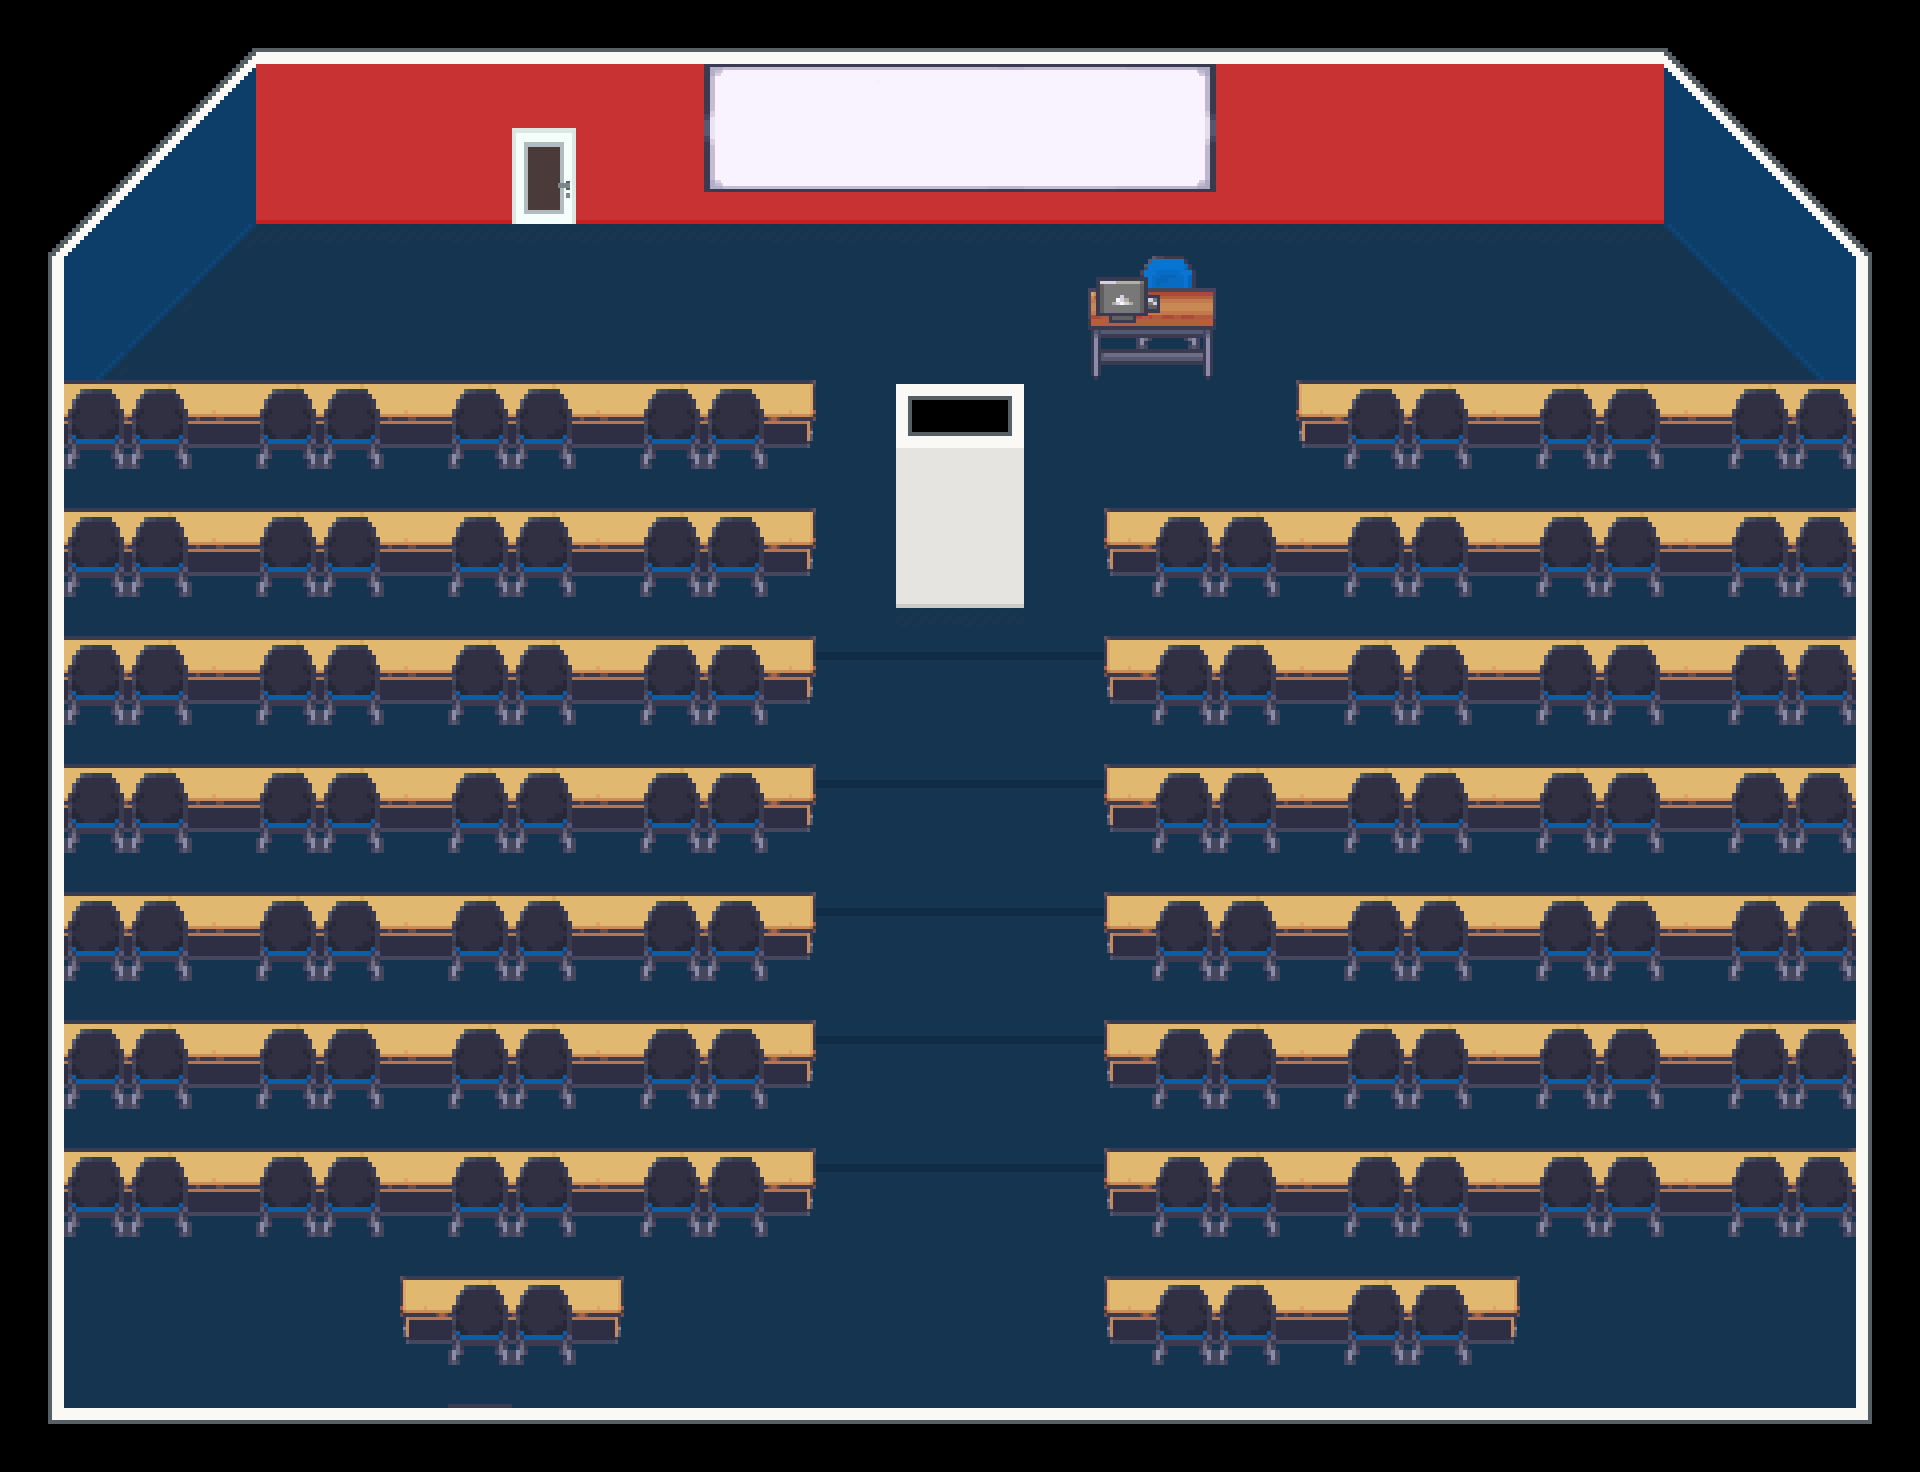

This is a level from a 2D game, rendered from its Tiled map with the project's own tilesets. A one-line summary and the map file follow, with tile-layer data summarised:
An orthogonal 30x23 tile map with 64x64 px tiles, 2 tile layers (Floor, Furnishing), 3 tilesets and 28 objects (Player).

<map version="1.10" tiledversion="1.11.2" orientation="orthogonal" renderorder="right-down" width="30" height="23" tilewidth="64" tileheight="64" infinite="0" nextlayerid="7" nextobjectid="30">
 <properties>
  <property name="display_name" value="Lecture Hall 7" />
  <property name="display_title" value="Main Building (UR)" />
 </properties>
 <tileset firstgid="1" name="LCB_indoor" tilewidth="64" tileheight="64" tilecount="1550" columns="25">
  <image source="../../graphics/tilesets/indoor.png" width="1600" height="3968" />
 </tileset>
 <tileset firstgid="1551" name="LCB_furnishing" tilewidth="64" tileheight="64" tilecount="1007" columns="19">
  <image source="../../graphics/tilesets/furnishing.png" width="1216" height="3392" />
 </tileset>
 <tileset firstgid="2558" name="LCB_indoor" tilewidth="64" tileheight="64" tilecount="1550" columns="25">
  <image source="../../graphics/tilesets/indoor.png" width="1600" height="3968" />
 </tileset>
 <layer id="1" name="Floor" width="30" height="23">
  <data>[690 cells, 678 non-empty, 29 distinct tile ids]</data>
 </layer>
 <layer id="3" name="Furnishing" width="30" height="23">
  <data>[690 cells, 393 non-empty, 42 distinct tile ids]</data>
 </layer>
 <objectgroup id="4" name="Entities">
  <object id="1" name="Player" x="544" y="281.334">
   <properties>
    <property name="direction" value="down" />
    <property name="pos" value="main_upperrooftop" />
   </properties>
   <point />
  </object>
 </objectgroup>
 <objectgroup id="5" name="Collisions">
  <object id="2" x="126.667" y="-2.66667" width="1793.33" height="159" />
  <object id="3" x="60" y="61.3333" width="133.333" height="161.333" />
  <object id="4" x="-1.33333" y="128" width="129.333" height="160" />
  <object id="6" x="-40" y="198.667" width="106.667" height="1340" />
  <object id="7" x="-48" y="1368.33" width="2092" height="173" />
  <object id="8" x="1731" y="64" width="125" height="156" />
  <object id="9" x="1794" y="126" width="124" height="161" />
  <object id="10" x="1854" y="191" width="130" height="1332" />
  <object id="11" x="896.25" y="340" width="127.114" height="199" />
  <object id="12" x="46" y="346.333" width="770.5" height="77.167" />
  <object id="13" x="48.25" y="482.75" width="768.5" height="69.0833" />
  <object id="14" x="47.3333" y="610.167" width="769.5" height="69.5" />
  <object id="15" x="47" y="864.5" width="770" height="71.4167" />
  <object id="16" x="47" y="737.5" width="769.75" height="70.3333" />
  <object id="17" x="47" y="993.5" width="769.75" height="70.4167" />
  <object id="18" x="45" y="1121.5" width="771.75" height="69.9167" />
  <object id="19" x="382" y="1251.5" width="242" height="68.25" />
  <object id="20" x="1295.33" y="354.833" width="575.667" height="68.8788" />
  <object id="21" x="1102.67" y="482.5" width="771.333" height="69.25" />
  <object id="22" x="1103.33" y="610.5" width="771.667" height="69.5" />
  <object id="23" x="1103" y="739.167" width="771" height="68.75" />
  <object id="24" x="1102.83" y="865.833" width="772" height="69.75" />
  <object id="25" x="1103.67" y="993.833" width="770.333" height="70.0833" />
  <object id="26" x="1103" y="1121.5" width="772" height="70" />
  <object id="27" x="1103.67" y="1249.5" width="417.667" height="70" />
  <object id="29" x="1088.33" y="228" width="128" height="97.9694" />
 </objectgroup>
 <objectgroup id="6" name="Transition">
  <object id="28" x="511" y="220" width="65.5" height="5">
   <properties>
    <property name="pos" value="main_upperrooftop_hall7" />
    <property name="target" value="main_upperrooftop" />
   </properties>
  </object>
 </objectgroup>
</map>
